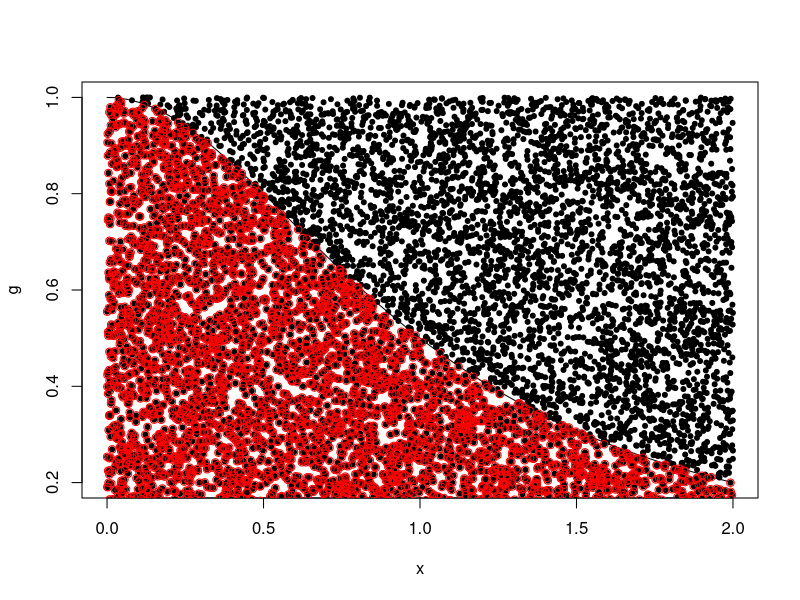
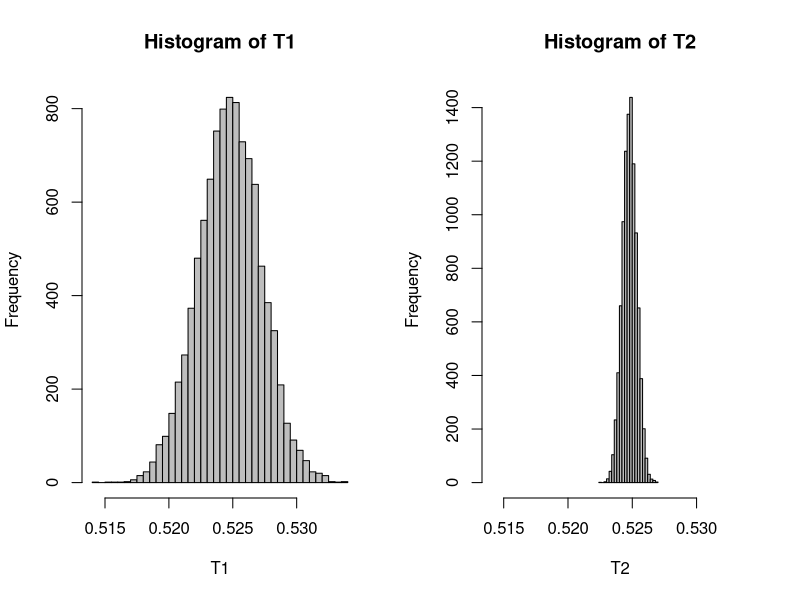

Write the R code that produced these figures, in order.
# 예제 5.6
rm(list = ls())

g <- function(x) 1 / (1 + x^2)

plot(g, 0, 2)

m <- 10000
x <- runif(m, 0, 2)
y <- runif(m, 0, 1)
points(x, y, pch = 20)
points(x[y < g(x)], y[y < g(x)], col = 'red')

2 * sum(y < g(x)) / m


# 예제 5.8
rm(list = ls())

f <- function(u) exp(-.5) / (1 + u^2)
g <- function(u) exp(-u) / (1 + u^2)

u <- runif(10000)
B <- f(u)
A <- g(u)

cor(A, B)

a <- -cov(A, B) / var(B); a


comp_5.8 <- function(n, cstar, r) {
  T1 <- T2 <- numeric(r)
  a <- cstar
  
  for (i in 1:r) {
    u <- runif(n)
    T1[i] <- mean(g(u))
    T2[i] <- mean(g(u) + a * (f(u) - exp(-.5) * pi / 4))
  }
  
  layout(matrix(c(1, 2), 1, 2, byrow = T))
  hist(T1, col = 'gray', nclass =30)
  hist(T2, col = 'gray', xlim = c(min(T1), max(T1)), nclass = 30)
  layout(matrix(c(1, 1)))
}

comp_5.8(10000, a, 10000)